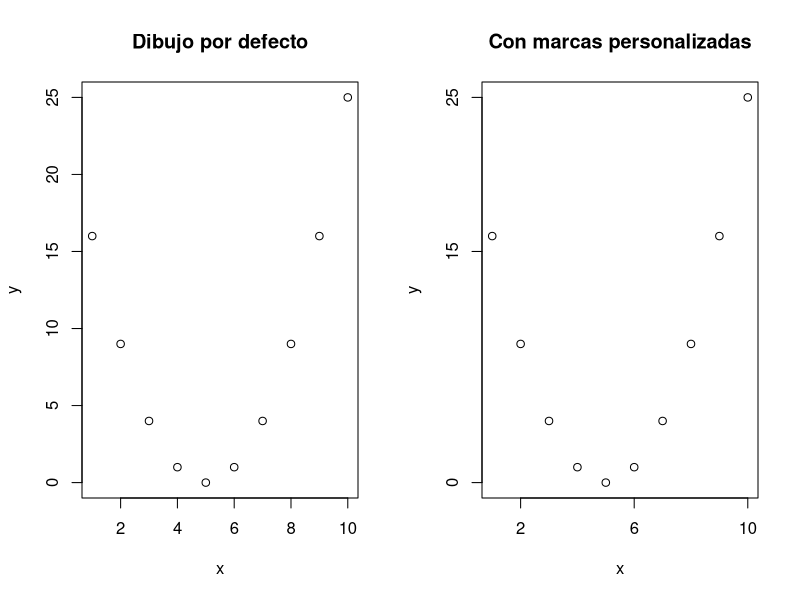
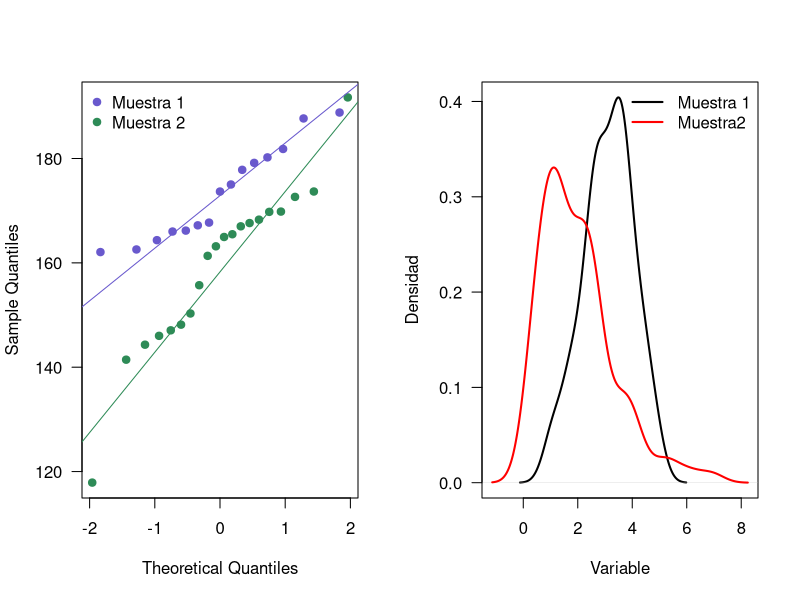

Reproduce these figures in R, in order.
## ---- chunk 1
x <- 1:10          # Los datos para el dibujo
y <- (x - 5) ^ 2   # Los datos para el dibujo

par(mfrow=c(1, 2)) # Para dividir la ventana gráfica
plot(x=x, y=y, main='Dibujo por defecto')  # Dibujo por defecto
plot(x=x, y=y, xaxt='n', yaxt='n',
     main='Con marcas personalizadas')  # Sin marcas
axis(side=1, at=c(2, 6, 10), labels=c(2, 6, 10))
axis(side=2, at=c(0, 15, 25), labels=c(0, 15, 25))
## ---- chunk 2
m1 <- rnorm(n=15, mean=170, sd=10)  # Simulando las muestras
m2 <- rnorm(n=20, mean=160, sd=15)

q1 <- qqnorm(m1, plot.it=FALSE)
q2 <- qqnorm(m2, plot.it=FALSE)
plot(range(q1$x, q2$x), range(q1$y, q2$y), type='n', las=1,
     xlab='Theoretical Quantiles', ylab='Sample Quantiles')
points(q1, pch=19, col='slateblue3')
points(q2, pch=19, col='seagreen4')
qqline(m1, col='slateblue3')
qqline(m2, col='seagreen4')
legend('topleft', legend=c('Muestra 1', 'Muestra 2'), bty='n',
       col=c('slateblue3', 'seagreen4'), pch=19)
## ---- chunk 3
m1 <- rnorm(n=100, mean=3, sd=1)        # Generando los datos
m2 <- rgamma(n=100, shape=2, scale=1)

f1 <- density(m1)  # Calculando las densidades
f2 <- density(m2)

plot(f1, main='', las=1, lwd=2,
     xlim=range(f1$x, f2$x), ylim=range(f1$y, f2$y),
     xlab='Variable', ylab='Densidad')
lines(f2, lwd=2, col='red')  # Para agregar f2
legend('topright', col=c('black', 'red'),
       lwd=2, bty='n', legend=c('Muestra 1', 'Muestra2'))
